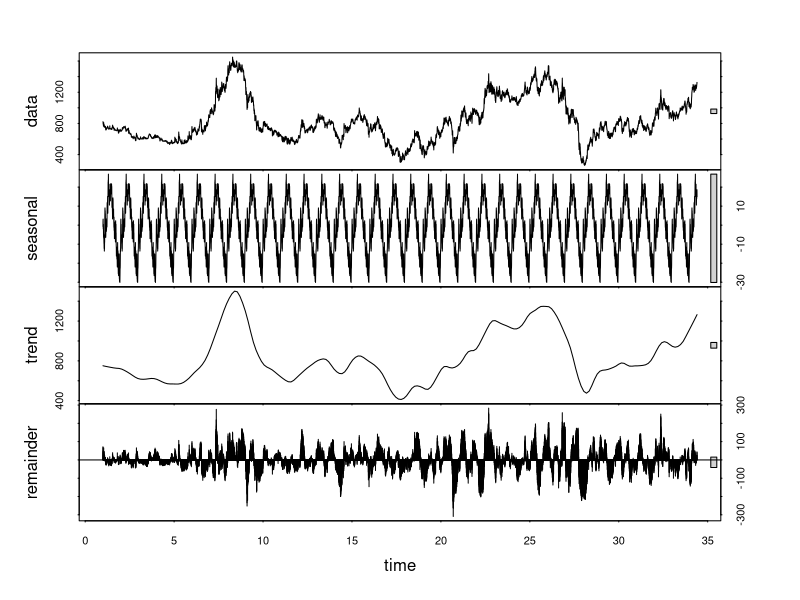

Write the R code that produced this figure.
# change working directory
frame_files <- lapply(sys.frames(), function(x) x$ofile)
frame_files <- Filter(Negate(is.null), frame_files)
setwd(dirname(frame_files[[length(frame_files)]]))

# convert char-code "nkf -w --overwrite filename"
df <- read.csv("data/7201.T.csv", header=T)
names(df) <- c("Date", "Open", "High", "Low", "Close", "Volume", "Adjusted")

df.zoo <- zoo::zoo(df$Close, order.by=as.Date(df$Date, format='%Y/%m/%d'))
# to time series
df.ts <- ts(df.zoo, frequency=245)

# decompose : data = seasonal + trend + residualError
stl <- stl(df.ts, "periodic")
plot(stl)
